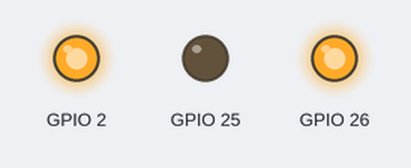
A program run on a simulated ESP32. Parts: output pins drawn as LEDs (lit = HIGH). WiFi joins after 1.5 s; servers stay silent unless stated; a WiFi scan finds three made-up networks; what the program prints to the serial monitor is not drawn.

Above: at 2.3 s.
At 3.1 s:
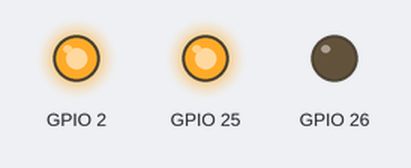
At 3.6 s:
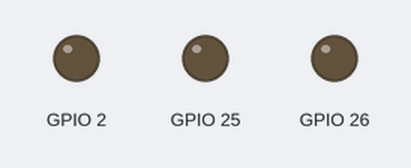
At 37.6 s:
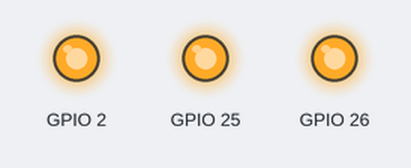
Timing chart, 0 to 42.2 s (numbered marks = the images above):
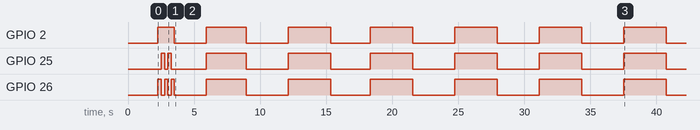

Measured:
- by itself, GPIO 2: repeats every 6.2 s: HIGH 3.0 s, LOW 3.2 s
- by itself, GPIO 25: goes LOW 0.25 s, HIGH 0.25 s, LOW 2.7 s, 5 × (HIGH 3.0 s, LOW 3.2 s), HIGH 3.2 s, then LOW
- by itself, GPIO 26: HIGH → LOW at 2.5 s, → HIGH 0.25 s later, → LOW 0.25 s later, → HIGH 0.25 s later, … (17 changes in this stretch)

The program:

main.cpp
```cpp
// LED bicolore pilotée par l'état d'authentification du back-office.
// Interroge le serveur du réseau retenu (WIFI_TARGETS, par priorité) toutes les LED_POLL_MS ms et applique le motif localement :
//   off | green_blink (0,5 s) | green_solid | red_blink (10 clignotements puis off) | red_solid
#include <Arduino.h>
#include <ArduinoJson.h>
#if defined(ESP32)
  #include <WiFi.h>
  #include <HTTPClient.h>
#else
  #include <ESP8266WiFi.h>
  #include <ESP8266HTTPClient.h>
#endif
#include <WiFiUdp.h>
#ifndef BEACON_PORT
  #define BEACON_PORT 4210   // balise UDP émise par l'agent caméra du PC Hôte : "RA-LED http://<ip>/admin/api/led-state ..."
#endif
#include "config.h"

enum State { OFF, GREEN_BLINK, GREEN_SOLID, RED_BLINK, RED_SOLID };
State state = OFF;
unsigned long lastPoll = 0, lastToggle = 0, stateSince = 0;
bool ledOn = false;
int blinksDone = 0;
WiFiClient wifi;
WiFiUDP beacon;

static void leds(bool green, bool red) {
  digitalWrite(GREEN_PIN, green ? HIGH : LOW); digitalWrite(RED_PIN, red ? HIGH : LOW);
#ifdef STATUS_PIN   // LED intégrée de la carte : reflète « une LED allumée » (test sans câblage externe)
  digitalWrite(STATUS_PIN, (green || red) ? HIGH : LOW);
#endif
}

static State parse(const char *s) {
  if (!strcmp(s, "green_blink")) return GREEN_BLINK;
  if (!strcmp(s, "green_solid")) return GREEN_SOLID;
  if (!strcmp(s, "red_blink"))   return RED_BLINK;
  if (!strcmp(s, "red_solid"))   return RED_SOLID;
  return OFF;
}

static const int WIFI_COUNT = sizeof(WIFI_TARGETS) / sizeof(WIFI_TARGETS[0]);
int target = -1;   // index du réseau actuellement connecté
String serverUrl;           // URL réellement interrogée : celle du réseau, ou celle découverte sur le sous-réseau
int pollFails = 1, discoveryFails = 0;   // 1 au départ : la balise peut donner l'adresse avant même la 1re réponse

static void scanWifi() {   // diagnostic : l'ESP32 ne voit que le 2,4 GHz — un hotspot en 5 GHz n'apparaît pas ici
  int n = WiFi.scanNetworks();
  Serial.printf("scan : %d réseau(x) 2,4 GHz visibles\n", n);
  for (int i = 0; i < n && i < 15; i++) {
    const char *tag = "";
    for (int t = 0; t < WIFI_COUNT; t++) if (WiFi.SSID(i) == WIFI_TARGETS[t].ssid) tag = "  <= cible";
    Serial.printf("  %-28s ch%-2d %4d dBm%s\n", WiFi.SSID(i).c_str(), (int) WiFi.channel(i), (int) WiFi.RSSI(i), tag);
  }
  WiFi.scanDelete();
}

// Essaie chaque réseau de WIFI_TARGETS dans l'ordre (WIFI_TRY_MS chacun), en boucle jusqu'à connexion.
// Orange clignotant pendant la recherche. Le serveur interrogé est celui du réseau retenu.
static void connectWifi(int first = 0) {
  WiFi.mode(WIFI_STA);
  WiFi.setSleep(false);          // latence réseau stable (utile pour la découverte du serveur)
  WiFi.disconnect(true);
  state = OFF; target = -1; serverUrl = ""; pollFails = 1; discoveryFails = 0; leds(false, false);
  scanWifi();
  for (int round = 0;; round++) {
    for (int k = 0; k < WIFI_COUNT; k++) {
      int t = (first + k) % WIFI_COUNT;
      Serial.printf("WiFi %s (%d/%d)", WIFI_TARGETS[t].ssid, t + 1, WIFI_COUNT);
      WiFi.begin(WIFI_TARGETS[t].ssid, WIFI_TARGETS[t].password);
      unsigned long t0 = millis();
      while (WiFi.status() != WL_CONNECTED && millis() - t0 < WIFI_TRY_MS) {
        delay(250); Serial.print("."); ledOn = !ledOn; leds(ledOn, !ledOn);
      }
      if (WiFi.status() == WL_CONNECTED) {
        target = t; serverUrl = WIFI_TARGETS[t].ledStateUrl; leds(false, false);
        beacon.stop(); beacon.begin(BEACON_PORT);
        Serial.printf("\nconnecté à %s, IP %s, serveur %s\n", WIFI_TARGETS[t].ssid, WiFi.localIP().toString().c_str(), WIFI_TARGETS[t].ledStateUrl);
        return;
      }
      Serial.printf(" échec (statut %d)\n", WiFi.status());
      WiFi.disconnect(true);
    }
    if (round % 3 == 2) scanWifi();   // re-scan de temps en temps pour le diagnostic
  }
}

static bool probe(const String &url, int connectMs, int readMs) {
  HTTPClient http;
  http.setConnectTimeout(connectMs); http.setTimeout(readMs);
  if (!http.begin(wifi, url)) return false;
  bool ok = http.GET() == 200 && http.getString().indexOf("\"state\"") >= 0;
  http.end();
  return ok;
}

// Hotspot de téléphone : l'IP du PC Hôte n'est pas connue à l'avance. On cherche sur le /24 du réseau courant
// un hôte qui répond à /admin/api/led-state (passerelle d'abord : sur un hotspot Windows, c'est le PC Hôte). Jusqu'à ~90 s :
// c'est le secours quand la balise UDP de l'agent (checkBeacon) n'arrive pas.
static bool discoverServer() {
  IPAddress ip = WiFi.localIP(), gw = WiFi.gatewayIP();
  String path = String(WIFI_TARGETS[target].ledStateUrl);
  path = path.substring(path.indexOf('/', 8));
  String base = String(ip[0]) + "." + ip[1] + "." + ip[2] + ".";
  Serial.printf("recherche du serveur sur %s0/24 (passerelle %s)…\n", base.c_str(), gw.toString().c_str());
  for (int i = 0; i <= 254; i++) {
    int last = (i == 0) ? gw[3] : i;
    if (last == 0 || last == ip[3] || (i > 0 && last == gw[3])) continue;
    String url = "http://" + base + last + path;
    if (probe(url, 350, 500)) { serverUrl = url; Serial.printf("serveur trouvé : %s\n", url.c_str()); leds(false, false); return true; }
    if (i % 16 == 0) { ledOn = !ledOn; leds(ledOn, ledOn); }   // signe de vie pendant la recherche
  }
  leds(false, false);
  Serial.println("aucun serveur sur ce réseau");
  return false;
}

// Balise de l'agent : adoptée dès que le serveur courant ne répond plus (ou n'a pas encore répondu).
static void checkBeacon() {
  int n = beacon.parsePacket();
  if (n <= 0) return;
  char buf[600]; int len = beacon.read(buf, sizeof(buf) - 1); buf[len > 0 ? len : 0] = 0;
  if (strncmp(buf, "RA-LED ", 7) || pollFails == 0) return;   // serveur courant OK : on ne change pas
  char *save;
  for (char *url = strtok_r(buf + 7, " \r\n", &save); url; url = strtok_r(nullptr, " \r\n", &save)) {
    if (serverUrl == url) continue;
    if (probe(String(url), 400, 600)) { serverUrl = url; pollFails = discoveryFails = 0; Serial.printf("serveur annoncé par la balise : %s\n", url); return; }
  }
}

static void poll() {
  if (WiFi.status() != WL_CONNECTED) { connectWifi(); return; }
  HTTPClient http;
  http.setConnectTimeout(300); http.setTimeout(400);
  int code = -1;
  if (http.begin(wifi, serverUrl)) code = http.GET();
  if (code == 200) {
    pollFails = 0;
    JsonDocument doc;
    if (!deserializeJson(doc, http.getString())) {
      State s = parse(doc["state"] | "off");
      if (s != state) { state = s; stateSince = millis(); blinksDone = 0; ledOn = false; lastToggle = 0;
                        Serial.printf("état → %s\n", doc["state"] | "off"); }
    }
  } else if (++pollFails >= 6) {                 // ~3 s sans réponse : le serveur n'est pas à cette adresse
    http.end();
    state = OFF;
    checkBeacon();                                 // la balise a-t-elle donné l'adresse entre-temps ?
    if (pollFails == 0) return;
    pollFails = 0;
    Serial.printf("serveur %s injoignable (code %d)\n", serverUrl.c_str(), code);
    if (discoverServer()) discoveryFails = 0;
    else if (++discoveryFails >= 2) { Serial.println("pas de serveur ici : réseau suivant"); connectWifi(target + 1); }
    return;
  }
  http.end();
}

void setup() {
  Serial.begin(115200);
  pinMode(GREEN_PIN, OUTPUT); pinMode(RED_PIN, OUTPUT);
#ifdef STATUS_PIN
  pinMode(STATUS_PIN, OUTPUT);
#endif
  leds(false, false);
  connectWifi();
#ifdef PROBE_TEST   // diagnostic : mesure réelle des délais de sonde
  for (int ms : {150, 300, 600, 1000}) {
    for (const char *h : {PROBE_TEST, "10.242.129.200"}) {
      String url = String("http://") + h + "/admin/api/led-state";
      unsigned long t0 = millis(); bool ok = probe(url, ms, ms * 2);
      Serial.printf("sonde %-16s connect %4d ms → %s en %lu ms\n", h, ms, ok ? "OK" : "KO", millis() - t0);
    }
  }
#endif
}

void loop() {
  unsigned long now = millis();
  if (now - lastPoll >= LED_POLL_MS) { lastPoll = now; poll(); }
  if (pollFails > 0) checkBeacon();
  switch (state) {
    case OFF:         leds(false, false); break;
    case GREEN_SOLID: leds(true, false);  break;
    case RED_SOLID:   leds(false, true);  break;
    case GREEN_BLINK:
      if (now - lastToggle >= 500) { lastToggle = now; ledOn = !ledOn; leds(ledOn, false); }
      break;
    case RED_BLINK:   // 10 clignotements (250 ms allumé / 250 ms éteint) puis extinction locale
      if (blinksDone >= 10) { leds(false, false); break; }
      if (now - lastToggle >= 250) { lastToggle = now; ledOn = !ledOn; leds(false, ledOn); if (!ledOn) blinksDone++; }
      break;
  }
  delay(5);
}
```

config.example.h
```cpp
// Copier en config.h (ignoré par Git). Réseaux essayés dans l'ordre, ~10 s chacun, en boucle :
// le hotspot du PC Hôte d'abord, puis un réseau de secours (labo, poste d'un coéquipier…). Chaque réseau a son serveur.
#pragma once
struct WifiTarget { const char *ssid; const char *password; const char *ledStateUrl; };
static const WifiTarget WIFI_TARGETS[] = {
  { "RESILIENCE-G9", "mot-de-passe-du-hotspot", "http://192.168.137.1/admin/api/led-state" },
  { "WIFI_LABO",     "mot-de-passe-du-labo",    "http://10.0.3.66/admin/api/led-state" },
};
#define WIFI_TRY_MS 10000   // durée d'essai par réseau avant de passer au suivant
```
